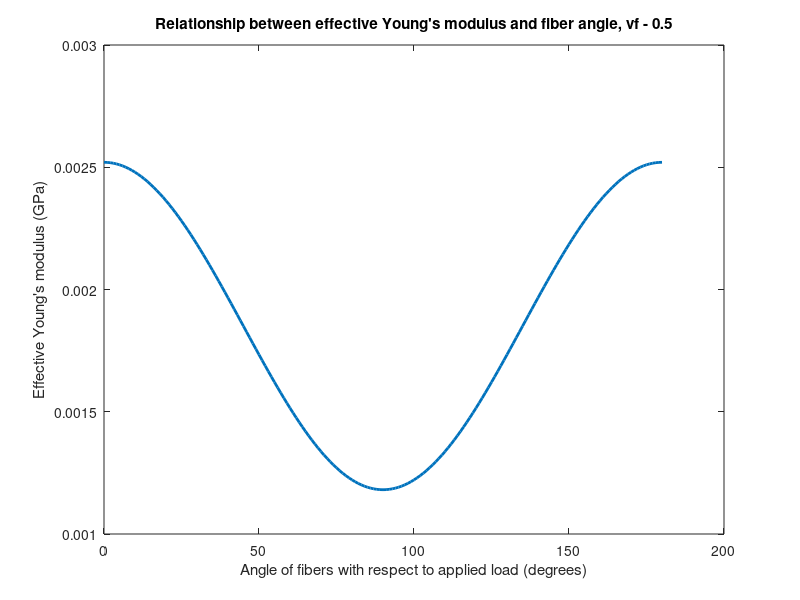
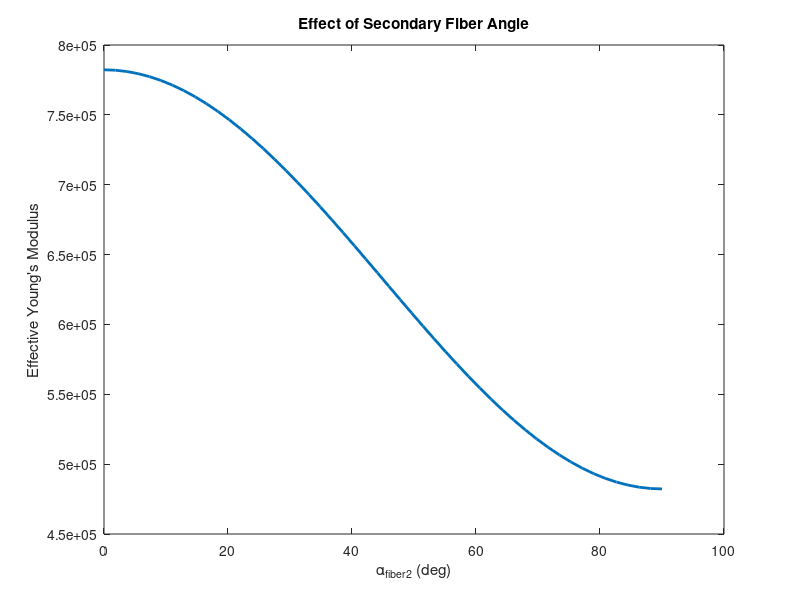

Source code (MATLAB) for these figures, in order:
clear all; 

%% Parameters
E_m = 1.1811e+06; % Young's modulus of the matrix % functie
E_f = 5.3481e+08; % Young's modulus of the fibers % functie
V_f = 0.02; % Volume fraction of the fibers (variabel)
nu_m = 0.14; % Poisson's ratio of the matrix  %functie
alpha = 0; % angle of the fibers with respect to the applied load (voor tweede fiber)
theta = 0:1:180; % Range of angles to plot (in degrees)

%% effectieve Young's Modulus 
E_eff = E_m * (1 + nu_m * (V_f * E_f / E_m - 1) * cosd(theta).^2) ./ (1 - V_f * nu_m * cosd(theta).^2);


%% grafiekje, met variabele hoek 
% Plot the curve
plot(theta, E_eff/1e9, 'LineWidth', 2);
xlabel('Angle of fibers with respect to applied load (degrees)');
ylabel('Effective Young''s modulus (GPa)');
title('Relationship between effective Young''s modulus and fiber angle, vf - 0.5');

%% secundairi fiber 

% Given parameters
V_fiber1 = 0.05; 
E_fiber1 = 10e6;
alpha_fiber1 = 15*pi/180;
V_matrix = 0.45;
E_matrix = 35e3;
E_fiber2 = 1e6;

% Range of secondary fiber volume fraction and angle
V_fiber2_range = linspace(0, 0.3, 50);
alpha_fiber2_range = linspace(0, pi/2, 50);

% Initialize matrices to store results
E_eff_vfiber2 = zeros(size(V_fiber2_range));
E_eff_afiber2 = zeros(size(alpha_fiber2_range));

% Calculate effective Young's modulus for varying V_fiber2 and alpha_fiber2
for i = 1:length(V_fiber2_range)
    V_fiber2 = V_fiber2_range(i);
    E_eff_vfiber2(i) = V_fiber1*E_fiber1*cos(alpha_fiber1)^2 + V_fiber2*E_fiber2*cos(alpha_fiber1)^2 + V_matrix*E_matrix;
end

for i = 1:length(alpha_fiber2_range)
    alpha_fiber2 = alpha_fiber2_range(i);
    E_eff_afiber2(i) = V_fiber1*E_fiber1*cos(alpha_fiber1)^2 + V_fiber2*E_fiber2*cos(alpha_fiber2)^2 + V_matrix*E_matrix;
end

% Plot the results
%figure;
%plot(V_fiber2_range, E_eff_vfiber2, 'LineWidth', 2);
%xlabel('V_{fiber2}');
%ylabel('Effective Young''s Modulus');
%title('Effect of Secondary Fiber Volume Fraction');
figure;
plot(alpha_fiber2_range*180/pi, E_eff_afiber2, 'LineWidth', 2);
xlabel('\alpha_{fiber2} (deg)');
ylabel('Effective Young''s Modulus');
title('Effect of Secondary Fiber Angle');